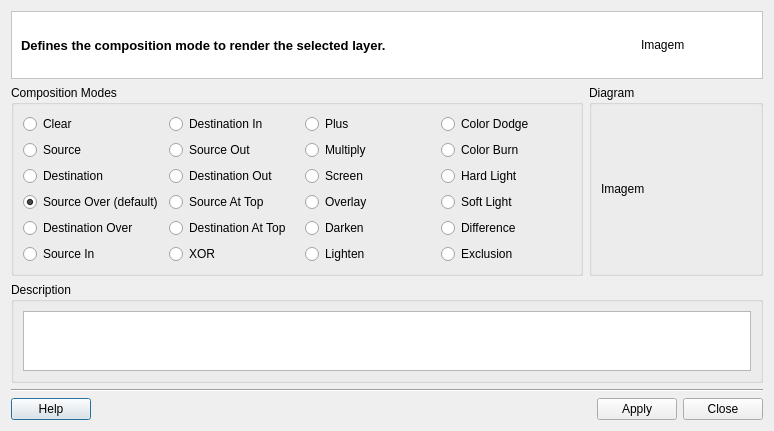
<?xml version="1.0" encoding="UTF-8"?>
<ui version="4.0">
 <class>CompositionModeDialogForm</class>
 <widget class="QDialog" name="CompositionModeDialogForm">
  <property name="geometry">
   <rect>
    <x>0</x>
    <y>0</y>
    <width>756</width>
    <height>418</height>
   </rect>
  </property>
  <property name="windowTitle">
   <string>Composition Mode</string>
  </property>
  <layout class="QGridLayout" name="gridLayout_8">
   <property name="sizeConstraint">
    <enum>QLayout::SetFixedSize</enum>
   </property>
   <item row="0" column="0">
    <layout class="QGridLayout" name="gridLayout_7">
     <item row="0" column="0">
      <widget class="QFrame" name="frame">
       <property name="styleSheet">
        <string notr="true">QWidget { background: white }</string>
       </property>
       <property name="frameShape">
        <enum>QFrame::StyledPanel</enum>
       </property>
       <property name="frameShadow">
        <enum>QFrame::Sunken</enum>
       </property>
       <layout class="QGridLayout" name="gridLayout_2">
        <item row="0" column="0">
         <widget class="QLabel" name="m_titleLabel">
          <property name="font">
           <font>
            <pointsize>10</pointsize>
            <weight>75</weight>
            <bold>true</bold>
           </font>
          </property>
          <property name="text">
           <string>Defines the composition mode to render the selected layer.</string>
          </property>
         </widget>
        </item>
        <item row="0" column="1">
         <widget class="QLabel" name="m_imgLabel">
          <property name="minimumSize">
           <size>
            <width>112</width>
            <height>48</height>
           </size>
          </property>
          <property name="maximumSize">
           <size>
            <width>48</width>
            <height>48</height>
           </size>
          </property>
          <property name="text">
           <string>Imagem</string>
          </property>
         </widget>
        </item>
       </layout>
      </widget>
     </item>
     <item row="1" column="0">
      <layout class="QGridLayout" name="gridLayout_6">
       <item row="0" column="0">
        <widget class="QGroupBox" name="groupBox">
         <property name="title">
          <string>Composition Modes</string>
         </property>
         <property name="flat">
          <bool>true</bool>
         </property>
         <layout class="QGridLayout" name="gridLayout_3">
          <item row="0" column="0">
           <widget class="QRadioButton" name="m_clearRadioButton">
            <property name="minimumSize">
             <size>
              <width>130</width>
              <height>0</height>
             </size>
            </property>
            <property name="text">
             <string>Clear</string>
            </property>
           </widget>
          </item>
          <item row="0" column="1">
           <widget class="QRadioButton" name="m_dstInRadioButton">
            <property name="minimumSize">
             <size>
              <width>130</width>
              <height>0</height>
             </size>
            </property>
            <property name="text">
             <string>Destination In</string>
            </property>
           </widget>
          </item>
          <item row="0" column="2">
           <widget class="QRadioButton" name="m_plusRadioButton">
            <property name="minimumSize">
             <size>
              <width>130</width>
              <height>0</height>
             </size>
            </property>
            <property name="text">
             <string>Plus</string>
            </property>
           </widget>
          </item>
          <item row="0" column="3">
           <widget class="QRadioButton" name="m_colorDodgeRadioButton">
            <property name="minimumSize">
             <size>
              <width>130</width>
              <height>0</height>
             </size>
            </property>
            <property name="text">
             <string>Color Dodge</string>
            </property>
           </widget>
          </item>
          <item row="1" column="0">
           <widget class="QRadioButton" name="m_srcRadioButton">
            <property name="minimumSize">
             <size>
              <width>130</width>
              <height>0</height>
             </size>
            </property>
            <property name="text">
             <string>Source</string>
            </property>
           </widget>
          </item>
          <item row="1" column="1">
           <widget class="QRadioButton" name="m_srcOutRadioButton">
            <property name="minimumSize">
             <size>
              <width>130</width>
              <height>0</height>
             </size>
            </property>
            <property name="text">
             <string>Source Out</string>
            </property>
           </widget>
          </item>
          <item row="1" column="2">
           <widget class="QRadioButton" name="m_multRadioButton">
            <property name="minimumSize">
             <size>
              <width>130</width>
              <height>0</height>
             </size>
            </property>
            <property name="text">
             <string>Multiply</string>
            </property>
           </widget>
          </item>
          <item row="1" column="3">
           <widget class="QRadioButton" name="m_colorBurnRadioButton">
            <property name="minimumSize">
             <size>
              <width>130</width>
              <height>0</height>
             </size>
            </property>
            <property name="text">
             <string>Color Burn</string>
            </property>
           </widget>
          </item>
          <item row="2" column="0">
           <widget class="QRadioButton" name="m_dstRadioButton">
            <property name="minimumSize">
             <size>
              <width>130</width>
              <height>0</height>
             </size>
            </property>
            <property name="text">
             <string>Destination</string>
            </property>
           </widget>
          </item>
          <item row="2" column="1">
           <widget class="QRadioButton" name="m_dstOutRadioButton">
            <property name="minimumSize">
             <size>
              <width>130</width>
              <height>0</height>
             </size>
            </property>
            <property name="text">
             <string>Destination Out</string>
            </property>
           </widget>
          </item>
          <item row="2" column="2">
           <widget class="QRadioButton" name="m_screenRadioButton">
            <property name="minimumSize">
             <size>
              <width>130</width>
              <height>0</height>
             </size>
            </property>
            <property name="text">
             <string>Screen</string>
            </property>
           </widget>
          </item>
          <item row="2" column="3">
           <widget class="QRadioButton" name="m_hardLightRadioButton">
            <property name="minimumSize">
             <size>
              <width>130</width>
              <height>0</height>
             </size>
            </property>
            <property name="text">
             <string>Hard Light</string>
            </property>
           </widget>
          </item>
          <item row="3" column="0">
           <widget class="QRadioButton" name="m_srcOverRadioButton">
            <property name="minimumSize">
             <size>
              <width>130</width>
              <height>0</height>
             </size>
            </property>
            <property name="text">
             <string>Source Over (default)</string>
            </property>
            <property name="checked">
             <bool>true</bool>
            </property>
           </widget>
          </item>
          <item row="3" column="1">
           <widget class="QRadioButton" name="m_srcAtTopRadioButton">
            <property name="minimumSize">
             <size>
              <width>130</width>
              <height>0</height>
             </size>
            </property>
            <property name="text">
             <string>Source At Top</string>
            </property>
           </widget>
          </item>
          <item row="3" column="2">
           <widget class="QRadioButton" name="m_overlayRadioButton">
            <property name="minimumSize">
             <size>
              <width>130</width>
              <height>0</height>
             </size>
            </property>
            <property name="text">
             <string>Overlay</string>
            </property>
           </widget>
          </item>
          <item row="3" column="3">
           <widget class="QRadioButton" name="m_softLightRadioButton">
            <property name="minimumSize">
             <size>
              <width>130</width>
              <height>0</height>
             </size>
            </property>
            <property name="text">
             <string>Soft Light</string>
            </property>
           </widget>
          </item>
          <item row="4" column="0">
           <widget class="QRadioButton" name="m_dstOverRadioButton">
            <property name="minimumSize">
             <size>
              <width>130</width>
              <height>0</height>
             </size>
            </property>
            <property name="text">
             <string>Destination Over</string>
            </property>
           </widget>
          </item>
          <item row="4" column="1">
           <widget class="QRadioButton" name="m_dstAtTopRadioButton">
            <property name="minimumSize">
             <size>
              <width>130</width>
              <height>0</height>
             </size>
            </property>
            <property name="text">
             <string>Destination At Top</string>
            </property>
           </widget>
          </item>
          <item row="4" column="2">
           <widget class="QRadioButton" name="m_darkenRadioButton">
            <property name="minimumSize">
             <size>
              <width>130</width>
              <height>0</height>
             </size>
            </property>
            <property name="text">
             <string>Darken</string>
            </property>
           </widget>
          </item>
          <item row="4" column="3">
           <widget class="QRadioButton" name="m_diffRadioButton">
            <property name="minimumSize">
             <size>
              <width>130</width>
              <height>0</height>
             </size>
            </property>
            <property name="text">
             <string>Difference</string>
            </property>
           </widget>
          </item>
          <item row="5" column="0">
           <widget class="QRadioButton" name="m_srcInRadioButton">
            <property name="minimumSize">
             <size>
              <width>130</width>
              <height>0</height>
             </size>
            </property>
            <property name="text">
             <string>Source In</string>
            </property>
           </widget>
          </item>
          <item row="5" column="1">
           <widget class="QRadioButton" name="m_xorRadioButton">
            <property name="minimumSize">
             <size>
              <width>130</width>
              <height>0</height>
             </size>
            </property>
            <property name="text">
             <string>XOR</string>
            </property>
           </widget>
          </item>
          <item row="5" column="2">
           <widget class="QRadioButton" name="m_lightenRadioButton">
            <property name="minimumSize">
             <size>
              <width>130</width>
              <height>0</height>
             </size>
            </property>
            <property name="text">
             <string>Lighten</string>
            </property>
           </widget>
          </item>
          <item row="5" column="3">
           <widget class="QRadioButton" name="m_exclusionRadioButton">
            <property name="minimumSize">
             <size>
              <width>130</width>
              <height>0</height>
             </size>
            </property>
            <property name="text">
             <string>Exclusion</string>
            </property>
           </widget>
          </item>
         </layout>
        </widget>
       </item>
       <item row="0" column="1">
        <widget class="QGroupBox" name="groupBox_2">
         <property name="title">
          <string>Diagram</string>
         </property>
         <property name="flat">
          <bool>true</bool>
         </property>
         <layout class="QGridLayout" name="gridLayout_4">
          <item row="0" column="0">
           <widget class="QLabel" name="m_diagramLabel">
            <property name="minimumSize">
             <size>
              <width>150</width>
              <height>150</height>
             </size>
            </property>
            <property name="maximumSize">
             <size>
              <width>150</width>
              <height>150</height>
             </size>
            </property>
            <property name="text">
             <string>Imagem</string>
            </property>
           </widget>
          </item>
         </layout>
        </widget>
       </item>
       <item row="1" column="0" colspan="2">
        <widget class="QGroupBox" name="groupBox_3">
         <property name="title">
          <string>Description</string>
         </property>
         <property name="flat">
          <bool>true</bool>
         </property>
         <layout class="QGridLayout" name="gridLayout_5">
          <item row="0" column="0">
           <widget class="QPlainTextEdit" name="m_decriptionPlainTextEdit">
            <property name="maximumSize">
             <size>
              <width>16777215</width>
              <height>60</height>
             </size>
            </property>
            <property name="readOnly">
             <bool>true</bool>
            </property>
           </widget>
          </item>
         </layout>
        </widget>
       </item>
      </layout>
     </item>
     <item row="2" column="0">
      <layout class="QGridLayout" name="gridLayout">
       <item row="0" column="0" colspan="4">
        <widget class="Line" name="line">
         <property name="orientation">
          <enum>Qt::Horizontal</enum>
         </property>
        </widget>
       </item>
       <item row="1" column="0">
        <widget class="te::qt::widgets::HelpPushButton" name="m_helpPushButton">
         <property name="text">
          <string>Help</string>
         </property>
        </widget>
       </item>
       <item row="1" column="1">
        <spacer name="horizontalSpacer">
         <property name="orientation">
          <enum>Qt::Horizontal</enum>
         </property>
         <property name="sizeHint" stdset="0">
          <size>
           <width>40</width>
           <height>20</height>
          </size>
         </property>
        </spacer>
       </item>
       <item row="1" column="2">
        <widget class="QPushButton" name="m_applyPushButton">
         <property name="text">
          <string>Apply</string>
         </property>
        </widget>
       </item>
       <item row="1" column="3">
        <widget class="QPushButton" name="m_closePushButton">
         <property name="text">
          <string>Close</string>
         </property>
        </widget>
       </item>
      </layout>
     </item>
    </layout>
   </item>
  </layout>
 </widget>
 <customwidgets>
  <customwidget>
   <class>te::qt::widgets::HelpPushButton</class>
   <extends>QPushButton</extends>
   <header>terralib/qt/widgets/help/HelpPushButton.h</header>
  </customwidget>
 </customwidgets>
 <tabstops>
  <tabstop>m_clearRadioButton</tabstop>
  <tabstop>m_srcRadioButton</tabstop>
  <tabstop>m_dstRadioButton</tabstop>
  <tabstop>m_srcOverRadioButton</tabstop>
  <tabstop>m_dstOverRadioButton</tabstop>
  <tabstop>m_srcInRadioButton</tabstop>
  <tabstop>m_dstInRadioButton</tabstop>
  <tabstop>m_srcOutRadioButton</tabstop>
  <tabstop>m_dstOutRadioButton</tabstop>
  <tabstop>m_srcAtTopRadioButton</tabstop>
  <tabstop>m_dstAtTopRadioButton</tabstop>
  <tabstop>m_xorRadioButton</tabstop>
  <tabstop>m_plusRadioButton</tabstop>
  <tabstop>m_multRadioButton</tabstop>
  <tabstop>m_screenRadioButton</tabstop>
  <tabstop>m_overlayRadioButton</tabstop>
  <tabstop>m_darkenRadioButton</tabstop>
  <tabstop>m_lightenRadioButton</tabstop>
  <tabstop>m_colorDodgeRadioButton</tabstop>
  <tabstop>m_colorBurnRadioButton</tabstop>
  <tabstop>m_hardLightRadioButton</tabstop>
  <tabstop>m_softLightRadioButton</tabstop>
  <tabstop>m_diffRadioButton</tabstop>
  <tabstop>m_exclusionRadioButton</tabstop>
  <tabstop>m_decriptionPlainTextEdit</tabstop>
  <tabstop>m_applyPushButton</tabstop>
  <tabstop>m_closePushButton</tabstop>
  <tabstop>m_helpPushButton</tabstop>
 </tabstops>
 <resources/>
 <connections>
  <connection>
   <sender>m_closePushButton</sender>
   <signal>released()</signal>
   <receiver>CompositionModeDialogForm</receiver>
   <slot>reject()</slot>
   <hints>
    <hint type="sourcelabel">
     <x>506</x>
     <y>272</y>
    </hint>
    <hint type="destinationlabel">
     <x>546</x>
     <y>276</y>
    </hint>
   </hints>
  </connection>
 </connections>
</ui>
